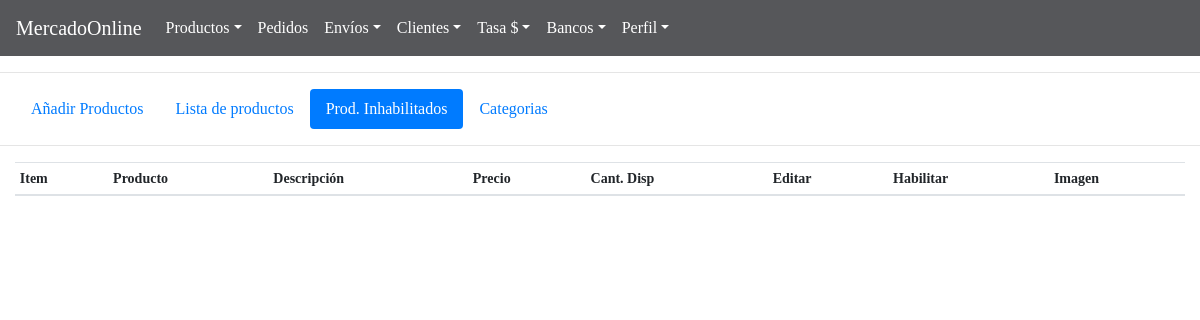
The page /BackAdmin/index.php?action=productInh (signed in) on the database as committed earlier.
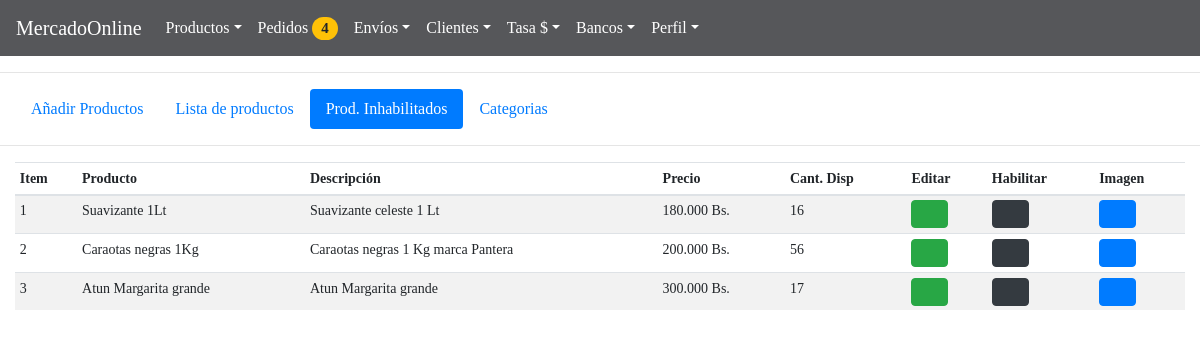
The same page on the database as committed later.
### tables this page shows
CREATE TABLE `productos` (
  `id` int(11) NOT NULL,
  `title` text NOT NULL,
  `description` text NOT NULL,
  `price` decimal(11,2) NOT NULL,
  `cant` int(11) NOT NULL,
  `route` text NOT NULL,
  `enable` int(11) NOT NULL
);

### BackAdmin/models/connection.php (called while the page is built)
<?php
class connection{
	 public static function connect(){
	 	$link = new PDO("mysql:host=localhost;dbname=mercadoonline","root","");
	 	return $link;
	 }
}

### BackAdmin/models/purchaseOrderModel.php (called while the page is built, shortened)
<?php
require_once "connection.php";
class purchaseOrderModel{
 					public static function viewCountOrdersModel($table){
 					$stmt = connection::connect()->prepare("SELECT COUNT(*) as id FROM $table WHERE status = 0");
		 			$stmt -> execute();
		 			return $stmt->fetch();
 					}
}

### BackAdmin/controllers/controllerPage.php (called while the page is built)
<?php
class page{
 public static function template(){
 			include "views/template.php";
 		}
 public static function pageConnectController(){
if (isset( $_GET["action"])) {
	 	$controllerPage = $_GET["action"];
}
else{
	$controllerPage ="index";
}
 	$answer = pageModel::pageConnectModel($controllerPage);
 	include $answer;
 }
}

### BackAdmin/models/productModel.php (called while the page is built, shortened)
<?php
require_once "connection.php";
 class productsModel{
 		      public static function viewsDisableProductsModel($table){
 			 	$stmt = connection::connect()->prepare("SELECT id,title, description, price, cant, route,enable FROM $table WHERE enable = 1");
		 		$stmt -> execute();
		 		return $stmt->fetchAll();
 		      }
 }

### BackAdmin/controllers/productController.php (the view, shortened to what this page needs)
<?php
class productsController{
		   public static function viewProductsDisable(){
		   	$answer = productsModel::viewsDisableProductsModel("productos");
	 		foreach ($answer as $row =>$item) {
	 				$row = $row + 1;
	 echo '<tr>
	 			<td>'.$row.'</td>
				<td>'.$item["title"].'</td>
				<td>'.$item["description"].'</td>
				<td>'.number_format($item["price"], 0, ",", ".").' Bs.</td>
				<td>'.$item["cant"].'</td>
				<td><a href="#edit'.$row.'"  data-toggle="modal">
				<button class="btn btn-success fa fa-pencil"></button></a>
				<div class="modal fade" id="edit'.$row.'" tabindex="-1" role="dialog" aria-labelledby="myModalLabel" ariahidden="true">
				<input type="text" class="form-control" value="'.$row.'" readonly>
				<input type="text" class="form-control" value="'.$item["id"].'" name="updateProductId" readonly>
				<input type="text" class="form-control" value="'.$item["title"].'" name="updateProductTitle">
				<input type="text" class="form-control" value="'.$item["description"].'" name="updateProductDescription">
				<input type="text" class="form-control" value="'.$item["price"].'" name="updateProductPrice">
				<input type="number" class="form-control" value="'.$item["cant"].'" name="updateProductCant">
				<input  style= "display:none"  type= "text" class="form-control" value="'.$item["route"].'" readonly name="productRoute">
				<input style= "display:none" type="text" class="form-control" value="'.$item["enable"].'" readonly name="productEnable">
				</td>
 				<form method="post" enctype="multipart/form-data">
				<td><a href="#enable'.$row.'"  data-toggle="modal">
				<button class="btn btn-dark fa fa-eye"></button></a>
				<div class="modal fade" id="enable'.$row.'" tabindex="-1" role="dialog" aria-labelledby="myModalLabel" ariahidden="true">
				<input type="text" class="form-control" value="'.$item["id"].'" name="disableProductId" style="display:none">
				</td>
				</Form>
				<td><a href="#image'.$row.'"  data-toggle="modal">
				<button class="btn btn-primary fa fa-image"></button></a>
				<div class="modal fade" id="image'.$row.'" tabindex="-1" role="dialog" aria-labelledby="myModalLabel" ariahidden="true">
				<img class="img-size"  style="width:250px"  src="views/img/'.substr($item["route"],10).'">
				</td>
				</tr>
				';
					   }
		   }
}
?>

### BackAdmin/controllers/purchaseOrderController.php (shortened to what this page needs)
<?php
class purchaseOrderController {
	 		 	     public static function viewCountOrdersController(){
	 		 	      $answer = purchaseOrderModel::viewCountOrdersModel("pedido");
					if ($answer["id"]==0) {
					echo'  <span class="badge badge-danger badge-pill" style="font-family: Pavanam-Regular; font-size: 15px; display: none" >'.$answer["id"].'</span>';
					}else{
					echo'  <span class="badge badge-warning 14 badge-pill" style="font-family: Pavanam-Regular; font-size: 15px; " >'.$answer["id"].'</span>';
										}
	 		 	     }
}

Rows that differ between the two databases and show on the page:
added productos: title "Suavizante 1Lt", description "Suavizante celeste 1 Lt", price "180.000", cant "16"
added productos: title "Caraotas negras 1Kg", description "Caraotas negras 1 Kg marca Pantera", price "200.000", cant "56"
added productos: title "Atun Margarita grande", description "Atun Margarita grande", price "300.000", cant "17"
Other text that changed with them:
$answer["id"]: (not shown) → "4"
